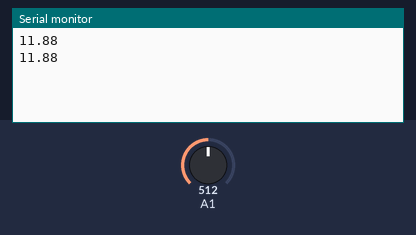
Simulated run of this sketch. Board: Arduino Uno, built with avr-gcc and run on an emulated ATmega328P. On the bench: the last lines printed to the serial monitor. The test bench sets the inputs (shaded band); at power-on: A1 = 512.

Above: at 1.8 s.
1.9 s: A1 set to 716
At 2.8 s:
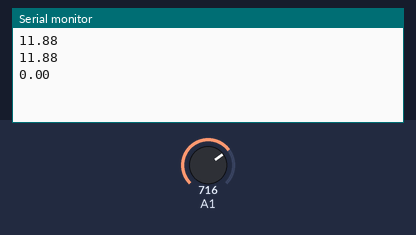
3.4 s: A1 set to 511
At 4.8 s:
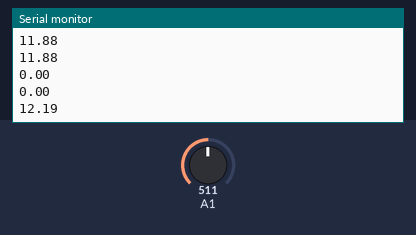
Timing chart, 0 to 6.4 s (numbered marks = the images above; inputs shaded):
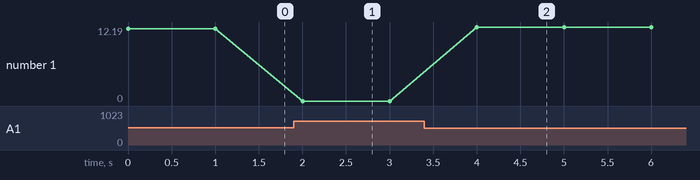

Measured:
- after the input at 1.9 s, the serial monitor: prints a new line after 0.10 s (image 1)
- after the input at 3.4 s, the serial monitor: prints a new line after 0.60 s (image 2)
- plotted number 1: 11.88 → 0 after the input at 1.9 s, 0 → 12.19 after the input at 3.4 s

The sketch:

codigo_arduino.ino
```cpp
const int ValorAr = 550;   // leitura no ar valor de calibração
const int ValorAgua = 230; // leitura na água valor de calibração

int valorUmidadeSolo = 0;
float porcentagemUmidade = 0;

void setup() {
  Serial.begin(9600);
}

void loop() {
  valorUmidadeSolo = analogRead(A1);

  int faixa = ValorAr - ValorAgua;

  int distancia = ValorAr - valorUmidadeSolo;

  porcentagemUmidade = (float)distancia / faixa * 100.0;

  if (porcentagemUmidade < 0) porcentagemUmidade = 0;
  if (porcentagemUmidade > 100) porcentagemUmidade = 100;


  Serial.println(porcentagemUmidade);


  delay(1000);
}
```
